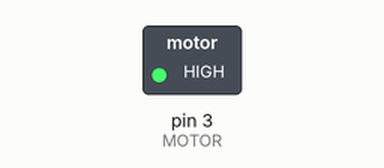
The sketch below on a simulated Arduino Uno, built with avr-gcc and run on an emulated ATmega328P. Parts: switched loads named in the sketch (green lamp = pin HIGH).

Above: at 0.1 s.
Timing chart, 0 to 1.6 s (numbered marks = the images above):
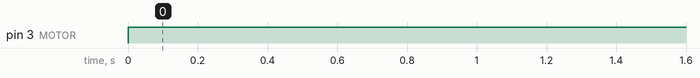

Measured:
- by itself, pin 3 (MOTOR): LOW → HIGH at 0.00 s

The sketch:

9v.ino
```cpp
int MOTOR = 3;
int i=0;
void setup()
{
  Serial.begin(9600);
  pinMode(MOTOR, OUTPUT);
  analogWrite(MOTOR,0);
}

void loop()
{
  analogWrite(MOTOR, 255);
}
```
